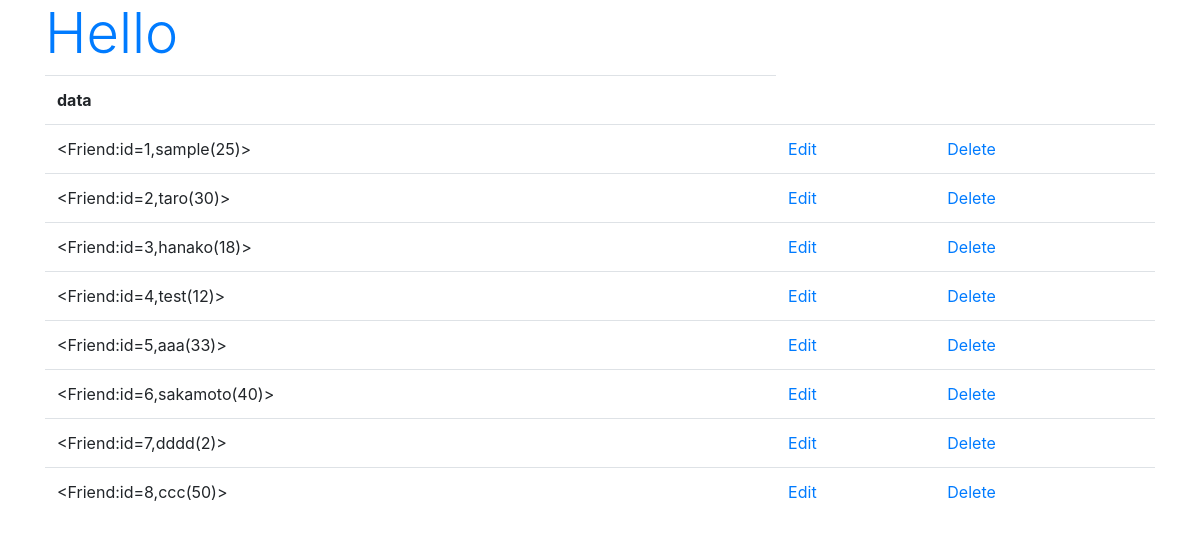
The page /hello/ on the database as committed earlier.
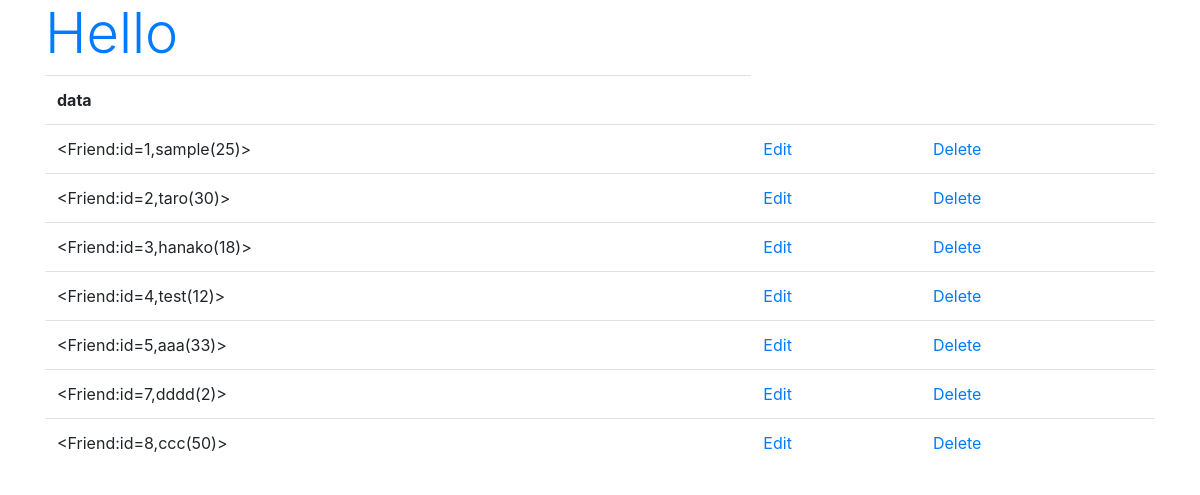
The same page on the database as committed later.
### hello/models.py (models this page shows)
class Friend(models.Model): #Friendクラスの定義、下記に定義された情報がテーブルの項目と入れる値のデータ型を決定する
  name = models.CharField(max_length=100) #各項目を変数にレコードの定義をインスタンスに記述
  mail = models.EmailField(max_length=200)
  gender = models.BooleanField()
  age = models.IntegerField(default=0)
  birthday = models.DateField()
  def __str__(self): #テキストの値を返す__str__メソッドを定義、これによってFriendクラスのインスタンスを{{}}で表示可能に
      return '<Friend:id=' + str(self.id) + ',' + self.name + '(' + str(self.age) + ')>' #レコードを追加したときの管理ツールでの表示される値を返す

### hello/views.py (the view)
# urls.py: path('', views.index, name='index'),
def index(request):
  data = Friend.objects.all()
  params = {
    'title': 'Hello',
    'data': data, #Friendオブジェクトから取得した値がparamsのdata要素に入る
  }
  return render(request, 'hello/index.html', params)

### hello/templates/hello/index.html (shortened to what this page needs)
{% load static %}
<!doctype html>
<html lang="ja">
<head>
  <link rel="stylesheet"
    href="https://stackpath.bootstrapcdn.com/bootstrap/4.3.1/css/bootstrap.min.css"
>
</head>
<body class="container">
  <h1 class="display-4 text-primary">{{title}}</h1>
  <table class="table">
    <tr>
      <th>data</th>
    </tr>
  {% for item in data %}
  <tr>
    <td>{{item}}</td>
    <td><a href="{% url 'edit' item.id %}">Edit</a></td>
    <td><a href="{% url 'delete' item.id %}">Delete</a></td>
  </tr>
  {% endfor %}
  </table>
</body>
</html>

Rows that differ between the two databases and show on the page:
removed Friend: id+name+age "<Friend:id=6,sakamoto(40)>"
